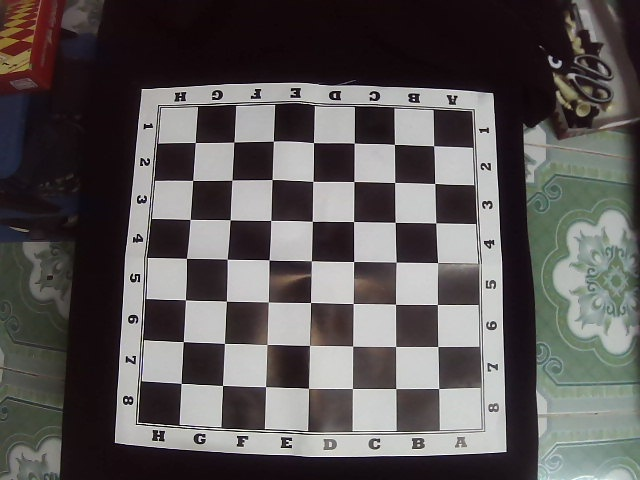
#> input picture captured_image1.jpg, 640 x 480 px
$ python test.py
#> lines starting #> are read from the running program, lines starting #| are printed output that depends on the picture; after the words box and inside, x2 and y2 are one past the last pixel; in counts of white or black regions, pixels touching at a corner belong together
import math
from math import sqrt
import cv2
import matplotlib.pyplot as plt
import numpy as np
import scipy.spatial as spatial
import scipy.cluster as cluster
from collections import defaultdict
from statistics import mean
import imutils
from skimage import exposure
import argparse
import random
import json

# Canny edge detection
# [23 lines left out: functions canny_edge, hough_line, h_v_lines, not called in this run]


def distance(p, q):
  return sqrt(sum((px - qx) ** 2.0 for px, qx in zip(p, q)))


# Find the intersections of the lines
# [9 lines left out: function line_intersections, not called in this run]


def perspective_transform(image, corners):
  def order_corner_points(corners):
    # Separate corners into individual points
    # Index 0 - top-right
    #       1 - top-left
    #       2 - bottom-left
    #       3 - bottom-right
    corners = [(corner[0][0], corner[0][1]) for corner in corners]
    top_r, top_l, bottom_l, bottom_r = corners[0], corners[1], corners[2], corners[3]
    return (top_l, top_r, bottom_r, bottom_l)

  # Order points in clockwise order
  ordered_corners = order_corner_points(corners)
  top_l, top_r, bottom_r, bottom_l = ordered_corners

  # Determine width of new image which is the max distance between
  # (bottom right and bottom left) or (top right and top left) x-coordinates
  width_A = np.sqrt(((bottom_r[0] - bottom_l[0]) ** 2) + ((bottom_r[1] - bottom_l[1]) ** 2))
  width_B = np.sqrt(((top_r[0] - top_l[0]) ** 2) + ((top_r[1] - top_l[1]) ** 2))
  width = max(int(width_A), int(width_B))

  # Determine height of new image which is the max distance between
  # (top right and bottom right) or (top left and bottom left) y-coordinates
  height_A = np.sqrt(((top_r[0] - bottom_r[0]) ** 2) + ((top_r[1] - bottom_r[1]) ** 2))
  height_B = np.sqrt(((top_l[0] - bottom_l[0]) ** 2) + ((top_l[1] - bottom_l[1]) ** 2))
  height = max(int(height_A), int(height_B))

  # Construct new points to obtain top-down view of image in
  # top_r, top_l, bottom_l, bottom_r order
  dimensions = np.array([[0, 0], [width - 1, 0], [width - 1, height - 1],
                  [0, height - 1]], dtype = "float32")

  # Convert to Numpy format
  ordered_corners = np.array(ordered_corners, dtype="float32")

  # Find perspective transform matrix
  matrix = cv2.getPerspectiveTransform(ordered_corners, dimensions)

  # Return the transformed image
  return cv2.warpPerspective(image, matrix, (width, height))

def random_color():
  """
  Generate a random color
  """
  color = list(np.random.choice(range(256), size=3))
  return (int(color[0]), int(color[1]), int(color[2]))

# Hierarchical cluster (by euclidean distance) intersection points
# [10 lines left out: function cluster_points, not called in this run]

def rotate_image(image, angle):
  # Grab the dimensions of the image and then determine the center
  (h, w) = image.shape[:2]
  (cX, cY) = (w / 2, h / 2)

  # grab the rotation matrix (applying the negative of the
  # angle to rotate clockwise), then grab the sine and cosine
  # (i.e., the rotation components of the matrix)
  M = cv2.getRotationMatrix2D((cX, cY), -angle, 1.0)
  cos = np.abs(M[0, 0])
  sin = np.abs(M[0, 1])

  # Compute the new bounding dimensions of the image
  nW = int((h * sin) + (w * cos))
  nH = int((h * cos) + (w * sin))

  # Adjust the rotation matrix to take into account translation
  M[0, 2] += (nW / 2) - cX
  M[1, 2] += (nH / 2) - cY

  # Perform the actual rotation and return the image
  return cv2.warpAffine(image, M, (nW, nH))

# with open('squares.json', 'r') as fp:
#     sq_points = json.load(fp)


# [22 lines left out: functions put_centered_text, draw_outlines, not called in this run]


image = cv2.imread('captured_image1.jpg')
#> image is the input picture: shape (480, 640, 3); mean B, G, R 86.9, 87.3, 91.3
# image1 = cv2.imread('captured_image3.jpg')

gray = cv2.cvtColor(image, cv2.COLOR_BGR2GRAY)

smooth = cv2.GaussianBlur(gray, (9, 9), 0)
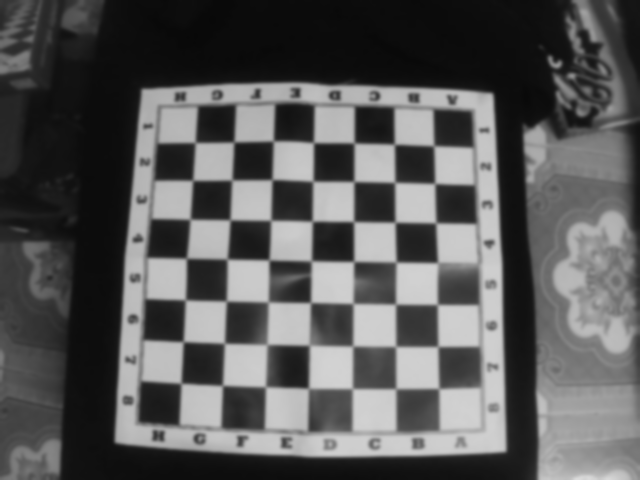
#> smooth: shape (480, 640); min 8, max 219, mean 88.4

thresh = cv2.adaptiveThreshold(smooth, 255, cv2.ADAPTIVE_THRESH_GAUSSIAN_C, cv2.THRESH_BINARY, 11, 2)
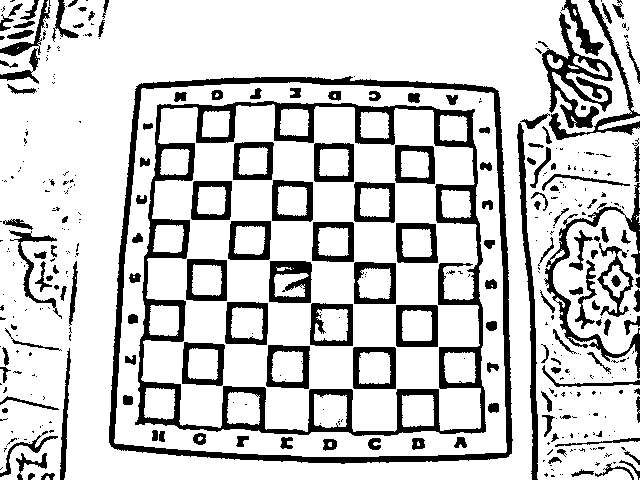
#> thresh: shape (480, 640); 80.2% white; 402 black regions (252 under 20 px), largest, box (x1, y1, x2, y2) and area: (135, 101, 486, 436) 13958, (109, 76, 513, 464) 8610, (542, 12, 613, 128) 2517
thresh = cv2.bitwise_not(thresh)

kernel = np.array([[0, 1, 0], [1, 1, 1], [0, 1, 0]], dtype=np.uint8)
thresh = cv2.dilate(thresh, kernel, iterations=1)
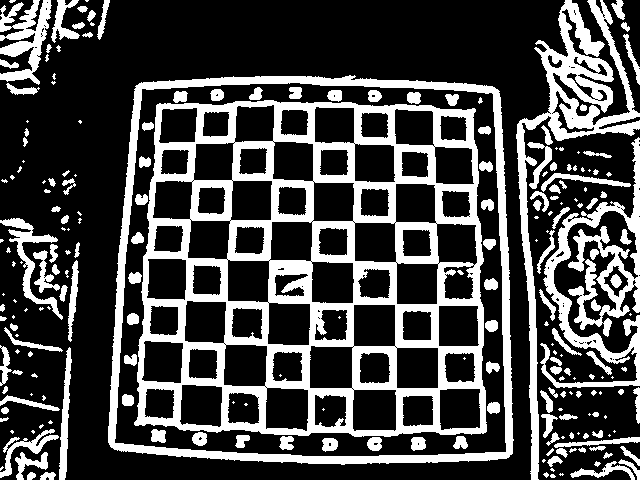
#> thresh: shape (480, 640); 28.3% white; 223 white regions (85 under 20 px)
cnts = cv2.findContours(thresh.copy(), cv2.RETR_TREE, cv2.CHAIN_APPROX_SIMPLE)
#> cnts = 399 contours, 213 with area under 20; largest, box (x1, y1, x2, y2) and area: (108, 75, 514, 465) 147102, (114, 82, 507, 457) 137013, (134, 100, 487, 437) 109527, (516, 0, 640, 480) 9017, (540, 137, 640, 388) 6616
cnts = imutils.grab_contours(cnts)
cnts = sorted(cnts, key=cv2.contourArea, reverse = True)
peri = cv2.arcLength(cnts[0], True)
#> peri = 1614.6
biggest_cnt = cv2.approxPolyDP(cnts[0], 0.025 * peri, True)
#> biggest_cnt = [[499, 91], [136, 85], [110, 446], [508, 457]]

imagedrawed = cv2.drawContours(image, [biggest_cnt], -1, random_color(), 2)

transformed = perspective_transform(image, biggest_cnt)
#> in order_corner_points, `corners = [(corner[0][0], corner[0][1]) for corner in corners]`: corners = [(499, 91), (136, 85), (110, 446), (508, 457)]
#> in order_corner_points, `top_r, top_l, bottom_l, bottom_r = corners[0], corners[1], corners[2],..`: top_r = (499, 91); top_l = (136, 85); bottom_l = (110, 446); bottom_r = (508, 457)
#> in perspective_transform, `ordered_corners = order_corner_points(corners)`: ordered_corners = ((136, 85), (499, 91), (508, 457), (110, 446))
#> in perspective_transform, `top_l, top_r, bottom_r, bottom_l = ordered_corners`: top_l = (136, 85); top_r = (499, 91); bottom_r = (508, 457); bottom_l = (110, 446)
#> in perspective_transform, `width_A = np.sqrt(((bottom_r[0] - bottom_l[0]) ** 2) + ((bottom_r[1] -..`: width_A = 398.2
#> in perspective_transform, `width_B = np.sqrt(((top_r[0] - top_l[0]) ** 2) + ((top_r[1] - top_l[1]..`: width_B = 363
#> in perspective_transform, `width = max(int(width_A), int(width_B))`: width = 398
#> in perspective_transform, `height_A = np.sqrt(((top_r[0] - bottom_r[0]) ** 2) + ((top_r[1] - bott..`: height_A = 366.1
#> in perspective_transform, `height_B = np.sqrt(((top_l[0] - bottom_l[0]) ** 2) + ((top_l[1] - bott..`: height_B = 361.9
#> in perspective_transform, `height = max(int(height_A), int(height_B))`: height = 366
#> in perspective_transform, `dimensions = np.array([[0, 0], [width - 1, 0], [width - 1, height - 1]..`: dimensions = [[0, 0], [397, 0], [397, 365], [0, 365]]
#> in perspective_transform, `ordered_corners = np.array(ordered_corners, dtype="float32")`: ordered_corners = [[136, 85], [499, 91], [508, 457], [110, 446]]
#> in perspective_transform, `matrix = cv2.getPerspectiveTransform(ordered_corners, dimensions)`: matrix = [[1.13, 0.0817, -161.2], [-0.0188, 1.14, -94.08], [2.7e-05, 0.000275, 1]]
#> in perspective_transform, `return cv2.warpPerspective(image, matrix, (width, height))`:
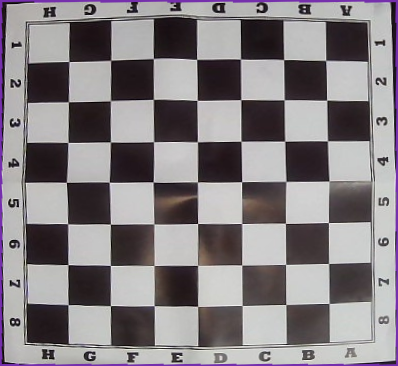
#> returned value: shape (366, 398, 3); mean of channels 0, 1, 2 131.1, 127.8, 133.4; drawn as B, G, R
# transformed1 = perspective_transform(image1, biggest_cnt)

transformed = rotate_image(transformed, 90)
#> in rotate_image, `return cv2.warpAffine(image, M, (nW, nH))`:
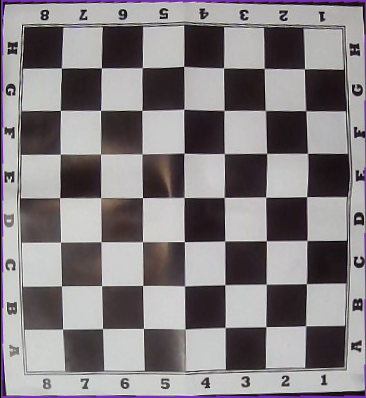
#> returned value: shape (398, 366, 3); mean of channels 0, 1, 2 130.6, 127.6, 133.1; drawn as B, G, R
# [50 lines of commented-out code are left out]

cv2.imshow('Webcam1', transformed)

cv2.waitKey(0)  # Wait for a key press to close the window
cv2.destroyAllWindows()
